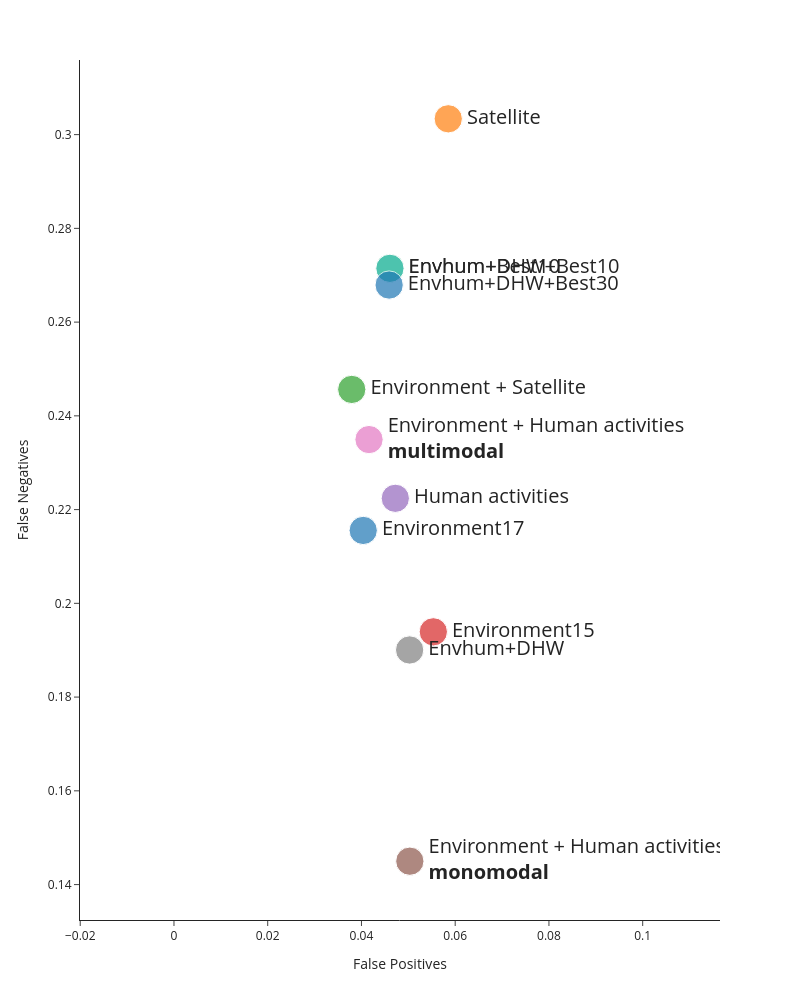

The code cell stored with this chart in its notebook:
### Code cell
data = pd.DataFrame(points)
data['size'] = 12

fig = px.scatter(data,
                 x='False Positives',
                 y='False Negatives',
                 color='label',
                 text='label',
                 size = 'size',
                 template='simple_white',
                 width=800,
                 height=1000)

fig.update_layout(showlegend=False)
fig.update_yaxes(   scaleanchor="x",
                    scaleratio=1)
fig.update_traces(textposition='middle right',  textfont=dict(size=20))

fig.show()

### Figure 1 — Plotly figure (JSON) as saved in the notebook; plotly's stock layout.template omitted (floating-point values rounded to 4 significant figures)
{"data": [{"hovertemplate": "label=%{text}<br>False Positives=%{x}<br>False Negatives=%{y}<br>size=%{marker.size}<extra></extra>", "legendgroup": "Environment17", "marker": {"color": "#1F77B4", "size": [12], "sizemode": "area", "sizeref": 0.03, "symbol": "circle"}, "mode": "markers+text", "name": "Environment17", "orientation": "v", "showlegend": true, "text": ["Environment17"], "textfont": {"size": 20}, "textposition": "middle right", "type": "scatter", "x": [0.04037], "xaxis": "x", "y": [0.2156], "yaxis": "y"}, {"hovertemplate": "label=%{text}<br>False Positives=%{x}<br>False Negatives=%{y}<br>size=%{marker.size}<extra></extra>", "legendgroup": "Satellite", "marker": {"color": "#FF7F0E", "size": [12], "sizemode": "area", "sizeref": 0.03, "symbol": "circle"}, "mode": "markers+text", "name": "Satellite", "orientation": "v", "showlegend": true, "text": ["Satellite"], "textfont": {"size": 20}, "textposition": "middle right", "type": "scatter", "x": [0.05852], "xaxis": "x", "y": [0.3034], "yaxis": "y"}, {"hovertemplate": "label=%{text}<br>False Positives=%{x}<br>False Negatives=%{y}<br>size=%{marker.size}<extra></extra>", "legendgroup": "Environment + Satellite", "marker": {"color": "#2CA02C", "size": [12], "sizemode": "area", "sizeref": 0.03, "symbol": "circle"}, "mode": "markers+text", "name": "Environment + Satellite", "orientation": "v", "showlegend": true, "text": ["Environment + Satellite"], "textfont": {"size": 20}, "textposition": "middle right", "type": "scatter", "x": [0.03793], "xaxis": "x", "y": [0.2456], "yaxis": "y"}, {"hovertemplate": "label=%{text}<br>False Positives=%{x}<br>False Negatives=%{y}<br>size=%{marker.size}<extra></extra>", "legendgroup": "Environment15", "marker": {"color": "#D62728", "size": [12], "sizemode": "area", "sizeref": 0.03, "symbol": "circle"}, "mode": "markers+text", "name": "Environment15", "orientation": "v", "showlegend": true, "text": ["Environment15"], "textfont": {"size": 20}, "textposition": "middle right", "type": "scatter", "x": [0.05533], "xaxis": "x", "y": [0.1939], "yaxis": "y"}, {"hovertemplate": "label=%{text}<br>False Positives=%{x}<br>False Negatives=%{y}<br>size=%{marker.size}<extra></extra>", "legendgroup": "Human activities", "marker": {"color": "#9467BD", "size": [12], "sizemode": "area", "sizeref": 0.03, "symbol": "circle"}, "mode": "markers+text", "name": "Human activities", "orientation": "v", "showlegend": true, "text": ["Human activities"], "textfont": {"size": 20}, "textposition": "middle right", "type": "scatter", "x": [0.04722], "xaxis": "x", "y": [0.2224], "yaxis": "y"}, {"hovertemplate": "label=%{text}<br>False Positives=%{x}<br>False Negatives=%{y}<br>size=%{marker.size}<extra></extra>", "legendgroup": "Environment + Human activities<br><b>monomodal</b>", "marker": {"color": "#8C564B", "size": [12], "sizemode": "area", "sizeref": 0.03, "symbol": "circle"}, "mode": "markers+text", "name": "Environment + Human activities<br><b>monomodal</b>", "orientation": "v", "showlegend": true, "text": ["Environment + Human activities<br><b>monomodal</b>"], "textfont": {"size": 20}, "textposition": "middle right", "type": "scatter", "x": [0.05032], "xaxis": "x", "y": [0.145], "yaxis": "y"}, {"hovertemplate": "label=%{text}<br>False Positives=%{x}<br>False Negatives=%{y}<br>size=%{marker.size}<extra></extra>", "legendgroup": "Environment + Human activities<br><b>multimodal</b>", "marker": {"color": "#E377C2", "size": [12], "sizemode": "area", "sizeref": 0.03, "symbol": "circle"}, "mode": "markers+text", "name": "Environment + Human activities<br><b>multimodal</b>", "orientation": "v", "showlegend": true, "text": ["Environment + Human activities<br><b>multimodal</b>"], "textfont": {"size": 20}, "textposition": "middle right", "type": "scatter", "x": [0.04161], "xaxis": "x", "y": [0.2349], "yaxis": "y"}, {"hovertemplate": "label=%{text}<br>False Positives=%{x}<br>False Negatives=%{y}<br>size=%{marker.size}<extra></extra>", "legendgroup": "Envhum+DHW", "marker": {"color": "#7F7F7F", "size": [12], "sizemode": "area", "sizeref": 0.03, "symbol": "circle"}, "mode": "markers+text", "name": "Envhum+DHW", "orientation": "v", "showlegend": true, "text": ["Envhum+DHW"], "textfont": {"size": 20}, "textposition": "middle right", "type": "scatter", "x": [0.05028], "xaxis": "x", "y": [0.1901], "yaxis": "y"}, {"hovertemplate": "label=%{text}<br>False Positives=%{x}<br>False Negatives=%{y}<br>size=%{marker.size}<extra></extra>", "legendgroup": "Envhum+Best10", "marker": {"color": "#BCBD22", "size": [12], "sizemode": "area", "sizeref": 0.03, "symbol": "circle"}, "mode": "markers+text", "name": "Envhum+Best10", "orientation": "v", "showlegend": true, "text": ["Envhum+Best10"], "textfont": {"size": 20}, "textposition": "middle right", "type": "scatter", "x": [0.04607], "xaxis": "x", "y": [0.2715], "yaxis": "y"}, {"hovertemplate": "label=%{text}<br>False Positives=%{x}<br>False Negatives=%{y}<br>size=%{marker.size}<extra></extra>", "legendgroup": "Envhum+DHW+Best10", "marker": {"color": "#17BECF", "size": [12], "sizemode": "area", "sizeref": 0.03, "symbol": "circle"}, "mode": "markers+text", "name": "Envhum+DHW+Best10", "orientation": "v", "showlegend": true, "text": ["Envhum+DHW+Best10"], "textfont": {"size": 20}, "textposition": "middle right", "type": "scatter", "x": [0.04607], "xaxis": "x", "y": [0.2715], "yaxis": "y"}, {"hovertemplate": "label=%{text}<br>False Positives=%{x}<br>False Negatives=%{y}<br>size=%{marker.size}<extra></extra>", "legendgroup": "Envhum+DHW+Best30", "marker": {"color": "#1F77B4", "size": [12], "sizemode": "area", "sizeref": 0.03, "symbol": "circle"}, "mode": "markers+text", "name": "Envhum+DHW+Best30", "orientation": "v", "showlegend": true, "text": ["Envhum+DHW+Best30"], "textfont": {"size": 20}, "textposition": "middle right", "type": "scatter", "x": [0.04591], "xaxis": "x", "y": [0.2679], "yaxis": "y"}], "layout": {"height": 1000, "legend": {"itemsizing": "constant", "title": {"text": "label"}, "tracegroupgap": 0}, "margin": {"t": 60}, "showlegend": false, "width": 800, "xaxis": {"anchor": "y", "domain": [0, 1], "title": {"text": "False Positives"}}, "yaxis": {"anchor": "x", "domain": [0, 1], "scaleanchor": "x", "scaleratio": 1, "title": {"text": "False Negatives"}}}}
